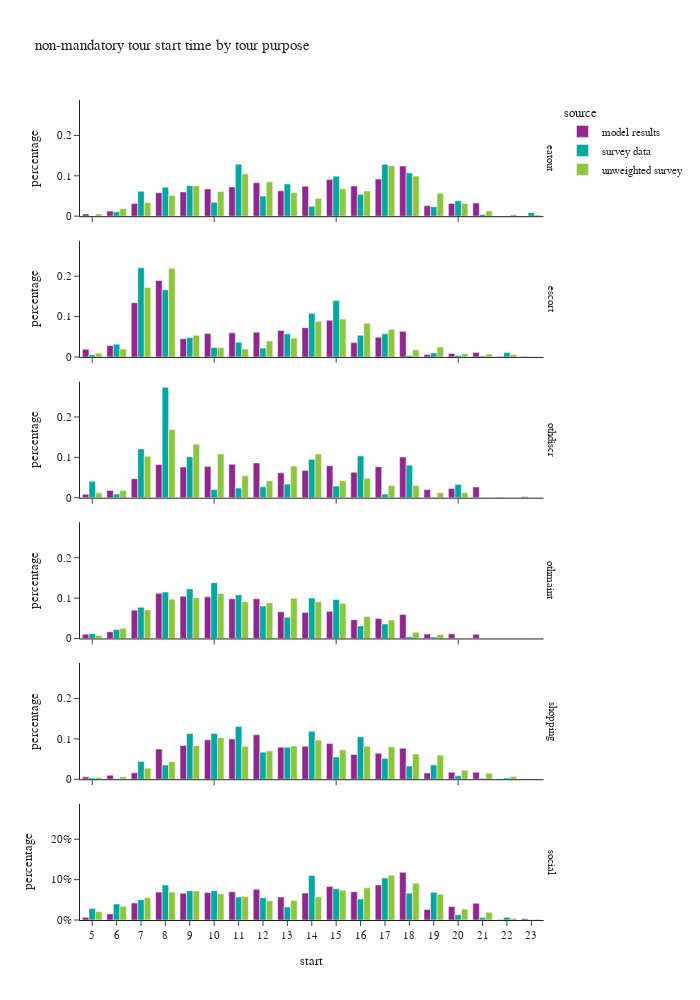

The notebook cell saved with this chart:
### Code cell
df_plot = non_m_tour_data.groupby(['source','tour_type','start'])[['tour_weight']].sum().reset_index()
df_plot['percentage'] = df_plot.groupby(['source','tour_type'], group_keys=False)['tour_weight']. \
    apply(lambda x: x / float(x.sum()))

fig = px.bar(df_plot, x="start", y="percentage", color="source",barmode="group",
             facet_row='tour_type',
             title="non-mandatory tour start time by tour purpose")
fig.for_each_annotation(lambda a: a.update(text = a.text.split("=")[-1]))
fig.update_layout(height=1000, width=700, yaxis=dict(tickformat=".0%"), xaxis=dict(dtick="1"))
fig.show()

### Figure 1 — Plotly figure (JSON) as saved in the notebook; plotly's stock layout.template omitted (floating-point values rounded to 4 significant figures)
{"data": [{"alignmentgroup": "True", "hovertemplate": "source=model results<br>tour_type=eatout<br>start=%{x}<br>percentage=%{y}<extra></extra>", "legendgroup": "model results", "marker": {"color": "#91268F", "pattern": {"shape": ""}}, "name": "model results", "offsetgroup": "model results", "orientation": "v", "showlegend": true, "textposition": "auto", "type": "bar", "x": [5.0, 6.0, 7.0, 8.0, 9.0, 10.0, 11.0, 12.0, 13.0, 14.0, 15.0, 16.0, 17.0, 18.0, 19.0, 20.0, 21.0, 22.0, 23.0], "xaxis": "x6", "y": [0.005471, 0.01257, 0.0316, 0.05823, 0.06007, 0.06746, 0.07243, 0.08302, 0.06281, 0.07404, 0.09093, 0.07472, 0.09179, 0.1243, 0.02574, 0.03167, 0.03272, 9.598e-05, 0.0002841], "yaxis": "y6"}, {"alignmentgroup": "True", "hovertemplate": "source=model results<br>tour_type=escort<br>start=%{x}<br>percentage=%{y}<extra></extra>", "legendgroup": "model results", "marker": {"color": "#91268F", "pattern": {"shape": ""}}, "name": "model results", "offsetgroup": "model results", "orientation": "v", "showlegend": false, "textposition": "auto", "type": "bar", "x": [5.0, 6.0, 7.0, 8.0, 9.0, 10.0, 11.0, 12.0, 13.0, 14.0, 15.0, 16.0, 17.0, 18.0, 19.0, 20.0, 21.0, 22.0, 23.0], "xaxis": "x5", "y": [0.01916, 0.02825, 0.1342, 0.1892, 0.04515, 0.0578, 0.05981, 0.06121, 0.06566, 0.07258, 0.09079, 0.0355, 0.04906, 0.06347, 0.006005, 0.008747, 0.01125, 0.0008475, 0.001333], "yaxis": "y5"}, {"alignmentgroup": "True", "hovertemplate": "source=model results<br>tour_type=othdiscr<br>start=%{x}<br>percentage=%{y}<extra></extra>", "legendgroup": "model results", "marker": {"color": "#91268F", "pattern": {"shape": ""}}, "name": "model results", "offsetgroup": "model results", "orientation": "v", "showlegend": false, "textposition": "auto", "type": "bar", "x": [5.0, 6.0, 7.0, 8.0, 9.0, 10.0, 11.0, 12.0, 13.0, 14.0, 15.0, 16.0, 17.0, 18.0, 19.0, 20.0, 21.0, 22.0, 23.0], "xaxis": "x4", "y": [0.008561, 0.01794, 0.04702, 0.08208, 0.07599, 0.0775, 0.08265, 0.08615, 0.06165, 0.06765, 0.07937, 0.06289, 0.07676, 0.1009, 0.02012, 0.02303, 0.02641, 0.001136, 0.002233], "yaxis": "y4"}, {"alignmentgroup": "True", "hovertemplate": "source=model results<br>tour_type=othmaint<br>start=%{x}<br>percentage=%{y}<extra></extra>", "legendgroup": "model results", "marker": {"color": "#91268F", "pattern": {"shape": ""}}, "name": "model results", "offsetgroup": "model results", "orientation": "v", "showlegend": false, "textposition": "auto", "type": "bar", "x": [5.0, 6.0, 7.0, 8.0, 9.0, 10.0, 11.0, 12.0, 13.0, 14.0, 15.0, 16.0, 17.0, 18.0, 19.0, 20.0, 21.0, 22.0, 23.0], "xaxis": "x3", "y": [0.01053, 0.0166, 0.06991, 0.1118, 0.1046, 0.1034, 0.09825, 0.09818, 0.06598, 0.06428, 0.06728, 0.04664, 0.04974, 0.05911, 0.01082, 0.01147, 0.01051, 0.0002448, 0.0005898], "yaxis": "y3"}, {"alignmentgroup": "True", "hovertemplate": "source=model results<br>tour_type=shopping<br>start=%{x}<br>percentage=%{y}<extra></extra>", "legendgroup": "model results", "marker": {"color": "#91268F", "pattern": {"shape": ""}}, "name": "model results", "offsetgroup": "model results", "orientation": "v", "showlegend": false, "textposition": "auto", "type": "bar", "x": [5.0, 6.0, 7.0, 8.0, 9.0, 10.0, 11.0, 12.0, 13.0, 14.0, 15.0, 16.0, 17.0, 18.0, 19.0, 20.0, 21.0, 22.0, 23.0], "xaxis": "x2", "y": [0.005888, 0.01004, 0.01584, 0.0746, 0.08372, 0.09752, 0.09974, 0.1102, 0.07942, 0.08149, 0.08828, 0.06124, 0.06451, 0.07687, 0.01521, 0.01736, 0.01728, 0.0004175, 0.0003964], "yaxis": "y2"}, {"alignmentgroup": "True", "hovertemplate": "source=model results<br>tour_type=social<br>start=%{x}<br>percentage=%{y}<extra></extra>", "legendgroup": "model results", "marker": {"color": "#91268F", "pattern": {"shape": ""}}, "name": "model results", "offsetgroup": "model results", "orientation": "v", "showlegend": false, "textposition": "auto", "type": "bar", "x": [5.0, 6.0, 7.0, 8.0, 9.0, 10.0, 11.0, 12.0, 13.0, 14.0, 15.0, 16.0, 17.0, 18.0, 19.0, 20.0, 21.0, 22.0, 23.0], "xaxis": "x", "y": [0.00654, 0.01514, 0.04216, 0.06906, 0.06615, 0.06789, 0.06975, 0.07607, 0.05667, 0.06662, 0.08317, 0.07011, 0.08681, 0.1182, 0.02601, 0.03339, 0.04157, 0.001447, 0.003279], "yaxis": "y"}, {"alignmentgroup": "True", "hovertemplate": "source=survey data<br>tour_type=eatout<br>start=%{x}<br>percentage=%{y}<extra></extra>", "legendgroup": "survey data", "marker": {"color": "#00A7A0", "pattern": {"shape": ""}}, "name": "survey data", "offsetgroup": "survey data", "orientation": "v", "showlegend": true, "textposition": "auto", "type": "bar", "x": [5.0, 6.0, 7.0, 8.0, 9.0, 10.0, 11.0, 12.0, 13.0, 14.0, 15.0, 16.0, 17.0, 18.0, 19.0, 20.0, 21.0, 22.0, 23.0], "xaxis": "x6", "y": [0.0003792, 0.01073, 0.0617, 0.07173, 0.07543, 0.03417, 0.1288, 0.04969, 0.07961, 0.0244, 0.09875, 0.05393, 0.1283, 0.1073, 0.02348, 0.03805, 0.004253, 0.0004779, 0.008751], "yaxis": "y6"}, {"alignmentgroup": "True", "hovertemplate": "source=survey data<br>tour_type=escort<br>start=%{x}<br>percentage=%{y}<extra></extra>", "legendgroup": "survey data", "marker": {"color": "#00A7A0", "pattern": {"shape": ""}}, "name": "survey data", "offsetgroup": "survey data", "orientation": "v", "showlegend": false, "textposition": "auto", "type": "bar", "x": [5.0, 6.0, 7.0, 8.0, 9.0, 10.0, 11.0, 12.0, 13.0, 14.0, 15.0, 16.0, 17.0, 18.0, 19.0, 20.0, 21.0, 22.0], "xaxis": "x5", "y": [0.005434, 0.03145, 0.2207, 0.1663, 0.04801, 0.02361, 0.03637, 0.02189, 0.05732, 0.1082, 0.1396, 0.05354, 0.05725, 0.003843, 0.009777, 0.003772, 0.002082, 0.01083], "yaxis": "y5"}, {"alignmentgroup": "True", "hovertemplate": "source=survey data<br>tour_type=othdiscr<br>start=%{x}<br>percentage=%{y}<extra></extra>", "legendgroup": "survey data", "marker": {"color": "#00A7A0", "pattern": {"shape": ""}}, "name": "survey data", "offsetgroup": "survey data", "orientation": "v", "showlegend": false, "textposition": "auto", "type": "bar", "x": [5.0, 6.0, 7.0, 8.0, 9.0, 10.0, 11.0, 12.0, 13.0, 14.0, 15.0, 16.0, 17.0, 18.0, 19.0, 20.0], "xaxis": "x4", "y": [0.04048, 0.009014, 0.1208, 0.2734, 0.1015, 0.02009, 0.02383, 0.02701, 0.03372, 0.09527, 0.02871, 0.1037, 0.008898, 0.08067, 0.0004703, 0.03249], "yaxis": "y4"}, {"alignmentgroup": "True", "hovertemplate": "source=survey data<br>tour_type=othmaint<br>start=%{x}<br>percentage=%{y}<extra></extra>", "legendgroup": "survey data", "marker": {"color": "#00A7A0", "pattern": {"shape": ""}}, "name": "survey data", "offsetgroup": "survey data", "orientation": "v", "showlegend": false, "textposition": "auto", "type": "bar", "x": [5.0, 6.0, 7.0, 8.0, 9.0, 10.0, 11.0, 12.0, 13.0, 14.0, 15.0, 16.0, 17.0, 18.0, 19.0, 20.0, 21.0, 22.0], "xaxis": "x3", "y": [0.01148, 0.02212, 0.07711, 0.1149, 0.1228, 0.1383, 0.1082, 0.08022, 0.05263, 0.1004, 0.09674, 0.03108, 0.03614, 0.004056, 0.003416, 2.892e-05, 0.0001186, 0.0001945], "yaxis": "y3"}, {"alignmentgroup": "True", "hovertemplate": "source=survey data<br>tour_type=shopping<br>start=%{x}<br>percentage=%{y}<extra></extra>", "legendgroup": "survey data", "marker": {"color": "#00A7A0", "pattern": {"shape": ""}}, "name": "survey data", "offsetgroup": "survey data", "orientation": "v", "showlegend": false, "textposition": "auto", "type": "bar", "x": [5.0, 6.0, 7.0, 8.0, 9.0, 10.0, 11.0, 12.0, 13.0, 14.0, 15.0, 16.0, 17.0, 18.0, 19.0, 20.0, 21.0, 22.0, 23.0], "xaxis": "x2", "y": [0.003058, 0.0009335, 0.04402, 0.03505, 0.113, 0.1133, 0.1305, 0.06714, 0.07909, 0.119, 0.05524, 0.1054, 0.05155, 0.03267, 0.03572, 0.008498, 0.002412, 0.00335, 2.421e-05], "yaxis": "y2"}, {"alignmentgroup": "True", "hovertemplate": "source=survey data<br>tour_type=social<br>start=%{x}<br>percentage=%{y}<extra></extra>", "legendgroup": "survey data", "marker": {"color": "#00A7A0", "pattern": {"shape": ""}}, "name": "survey data", "offsetgroup": "survey data", "orientation": "v", "showlegend": false, "textposition": "auto", "type": "bar", "x": [5.0, 6.0, 7.0, 8.0, 9.0, 10.0, 11.0, 12.0, 13.0, 14.0, 15.0, 16.0, 17.0, 18.0, 19.0, 20.0, 21.0, 22.0, 23.0], "xaxis": "x", "y": [0.02839, 0.03952, 0.05034, 0.08657, 0.0726, 0.07242, 0.05708, 0.05516, 0.03219, 0.1102, 0.0775, 0.05214, 0.1042, 0.06647, 0.06854, 0.01308, 0.006185, 0.00657, 0.0008621], "yaxis": "y"}, {"alignmentgroup": "True", "hovertemplate": "source=unweighted survey<br>tour_type=eatout<br>start=%{x}<br>percentage=%{y}<extra></extra>", "legendgroup": "unweighted survey", "marker": {"color": "#8CC63E", "pattern": {"shape": ""}}, "name": "unweighted survey", "offsetgroup": "unweighted survey", "orientation": "v", "showlegend": true, "textposition": "auto", "type": "bar", "x": [5.0, 6.0, 7.0, 8.0, 9.0, 10.0, 11.0, 12.0, 13.0, 14.0, 15.0, 16.0, 17.0, 18.0, 19.0, 20.0, 21.0, 22.0, 23.0], "xaxis": "x6", "y": [0.005674, 0.01844, 0.03404, 0.05106, 0.07518, 0.06099, 0.105, 0.08511, 0.05816, 0.04397, 0.06809, 0.06241, 0.1248, 0.09929, 0.05674, 0.03121, 0.01277, 0.004255, 0.002837], "yaxis": "y6"}, {"alignmentgroup": "True", "hovertemplate": "source=unweighted survey<br>tour_type=escort<br>start=%{x}<br>percentage=%{y}<extra></extra>", "legendgroup": "unweighted survey", "marker": {"color": "#8CC63E", "pattern": {"shape": ""}}, "name": "unweighted survey", "offsetgroup": "unweighted survey", "orientation": "v", "showlegend": false, "textposition": "auto", "type": "bar", "x": [5.0, 6.0, 7.0, 8.0, 9.0, 10.0, 11.0, 12.0, 13.0, 14.0, 15.0, 16.0, 17.0, 18.0, 19.0, 20.0, 21.0, 22.0], "xaxis": "x5", "y": [0.009292, 0.01974, 0.1719, 0.2195, 0.05343, 0.02323, 0.01974, 0.03949, 0.04646, 0.08827, 0.09408, 0.08362, 0.06852, 0.01742, 0.02439, 0.00813, 0.006969, 0.005807], "yaxis": "y5"}, {"alignmentgroup": "True", "hovertemplate": "source=unweighted survey<br>tour_type=othdiscr<br>start=%{x}<br>percentage=%{y}<extra></extra>", "legendgroup": "unweighted survey", "marker": {"color": "#8CC63E", "pattern": {"shape": ""}}, "name": "unweighted survey", "offsetgroup": "unweighted survey", "orientation": "v", "showlegend": false, "textposition": "auto", "type": "bar", "x": [5.0, 6.0, 7.0, 8.0, 9.0, 10.0, 11.0, 12.0, 13.0, 14.0, 15.0, 16.0, 17.0, 18.0, 19.0, 20.0], "xaxis": "x4", "y": [0.01205, 0.01807, 0.1024, 0.1687, 0.1325, 0.1084, 0.05422, 0.04217, 0.07831, 0.1084, 0.04217, 0.04819, 0.03012, 0.03012, 0.01205, 0.01205], "yaxis": "y4"}, {"alignmentgroup": "True", "hovertemplate": "source=unweighted survey<br>tour_type=othmaint<br>start=%{x}<br>percentage=%{y}<extra></extra>", "legendgroup": "unweighted survey", "marker": {"color": "#8CC63E", "pattern": {"shape": ""}}, "name": "unweighted survey", "offsetgroup": "unweighted survey", "orientation": "v", "showlegend": false, "textposition": "auto", "type": "bar", "x": [5.0, 6.0, 7.0, 8.0, 9.0, 10.0, 11.0, 12.0, 13.0, 14.0, 15.0, 16.0, 17.0, 18.0, 19.0, 20.0, 21.0, 22.0], "xaxis": "x3", "y": [0.007585, 0.02528, 0.0708, 0.09735, 0.1011, 0.1113, 0.09102, 0.0885, 0.09987, 0.09102, 0.08723, 0.05436, 0.04551, 0.01517, 0.01011, 0.001264, 0.001264, 0.001264], "yaxis": "y3"}, {"alignmentgroup": "True", "hovertemplate": "source=unweighted survey<br>tour_type=shopping<br>start=%{x}<br>percentage=%{y}<extra></extra>", "legendgroup": "unweighted survey", "marker": {"color": "#8CC63E", "pattern": {"shape": ""}}, "name": "unweighted survey", "offsetgroup": "unweighted survey", "orientation": "v", "showlegend": false, "textposition": "auto", "type": "bar", "x": [5.0, 6.0, 7.0, 8.0, 9.0, 10.0, 11.0, 12.0, 13.0, 14.0, 15.0, 16.0, 17.0, 18.0, 19.0, 20.0, 21.0, 22.0, 23.0], "xaxis": "x2", "y": [0.004415, 0.005887, 0.02723, 0.04341, 0.08315, 0.103, 0.08168, 0.0699, 0.08241, 0.09713, 0.07285, 0.08168, 0.08021, 0.06255, 0.0596, 0.02208, 0.01472, 0.006623, 0.001472], "yaxis": "y2"}, {"alignmentgroup": "True", "hovertemplate": "source=unweighted survey<br>tour_type=social<br>start=%{x}<br>percentage=%{y}<extra></extra>", "legendgroup": "unweighted survey", "marker": {"color": "#8CC63E", "pattern": {"shape": ""}}, "name": "unweighted survey", "offsetgroup": "unweighted survey", "orientation": "v", "showlegend": false, "textposition": "auto", "type": "bar", "x": [5.0, 6.0, 7.0, 8.0, 9.0, 10.0, 11.0, 12.0, 13.0, 14.0, 15.0, 16.0, 17.0, 18.0, 19.0, 20.0, 21.0, 22.0, 23.0], "xaxis": "x", "y": [0.02096, 0.0342, 0.05554, 0.06951, 0.07209, 0.06473, 0.05811, 0.04781, 0.04818, 0.05701, 0.07392, 0.07981, 0.1107, 0.09121, 0.06399, 0.02722, 0.01912, 0.004046, 0.001839], "yaxis": "y"}], "layout": {"annotations": [{"font": {}, "showarrow": false, "text": "social", "textangle": 90, "x": 0.98, "xanchor": "left", "xref": "paper", "y": 0.07083, "yanchor": "middle", "yref": "paper"}, {"font": {}, "showarrow": false, "text": "shopping", "textangle": 90, "x": 0.98, "xanchor": "left", "xref": "paper", "y": 0.2425, "yanchor": "middle", "yref": "paper"}, {"font": {}, "showarrow": false, "text": "othmaint", "textangle": 90, "x": 0.98, "xanchor": "left", "xref": "paper", "y": 0.4142, "yanchor": "middle", "yref": "paper"}, {"font": {}, "showarrow": false, "text": "othdiscr", "textangle": 90, "x": 0.98, "xanchor": "left", "xref": "paper", "y": 0.5858, "yanchor": "middle", "yref": "paper"}, {"font": {}, "showarrow": false, "text": "escort", "textangle": 90, "x": 0.98, "xanchor": "left", "xref": "paper", "y": 0.7575, "yanchor": "middle", "yref": "paper"}, {"font": {}, "showarrow": false, "text": "eatout", "textangle": 90, "x": 0.98, "xanchor": "left", "xref": "paper", "y": 0.9292, "yanchor": "middle", "yref": "paper"}], "barmode": "group", "height": 1000, "legend": {"title": {"text": "source"}, "tracegroupgap": 0}, "title": {"text": "non-mandatory tour start time by tour purpose"}, "width": 700, "xaxis": {"anchor": "y", "domain": [0.0, 0.98], "dtick": "1", "title": {"text": "start"}}, "xaxis2": {"anchor": "y2", "domain": [0.0, 0.98], "matches": "x", "showticklabels": false}, "xaxis3": {"anchor": "y3", "domain": [0.0, 0.98], "matches": "x", "showticklabels": false}, "xaxis4": {"anchor": "y4", "domain": [0.0, 0.98], "matches": "x", "showticklabels": false}, "xaxis5": {"anchor": "y5", "domain": [0.0, 0.98], "matches": "x", "showticklabels": false}, "xaxis6": {"anchor": "y6", "domain": [0.0, 0.98], "matches": "x", "showticklabels": false}, "yaxis": {"anchor": "x", "domain": [0.0, 0.1417], "tickformat": ".0%", "title": {"text": "percentage"}}, "yaxis2": {"anchor": "x2", "domain": [0.1717, 0.3133], "matches": "y", "title": {"text": "percentage"}}, "yaxis3": {"anchor": "x3", "domain": [0.3433, 0.485], "matches": "y", "title": {"text": "percentage"}}, "yaxis4": {"anchor": "x4", "domain": [0.515, 0.6567], "matches": "y", "title": {"text": "percentage"}}, "yaxis5": {"anchor": "x5", "domain": [0.6867, 0.8283], "matches": "y", "title": {"text": "percentage"}}, "yaxis6": {"anchor": "x6", "domain": [0.8583, 1.0], "matches": "y", "title": {"text": "percentage"}}}}
